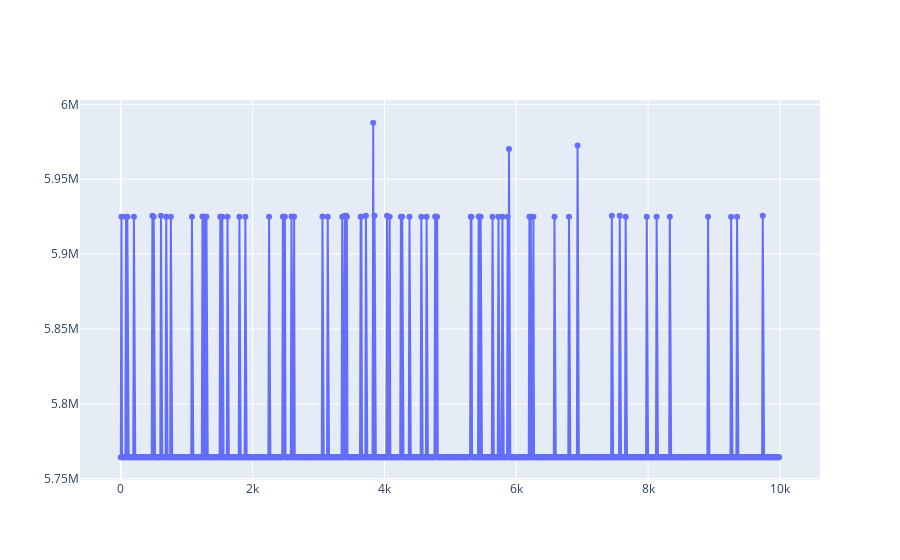

Notebook source saved alongside this figure:
### Code cell
fig = go.Figure()
fig.add_traces(
    go.Scatter(
        x=list(inertia_dict.keys()),
       y=list(inertia_dict.values()),
       mode="lines+markers",

    )
)
fig.show()

### Figure 1 — Plotly figure (JSON) as saved in the notebook; plotly's stock layout.template omitted (floating-point values rounded to 4 significant figures; data arrays with more than 128 entries replaced by an {"elided": "..."} marker saying what was removed)
{"data": [{"mode": "lines+markers", "type": "scatter", "x": {"elided": "1000 int values"}, "y": {"elided": "1000 float values"}}], "layout": {}}
